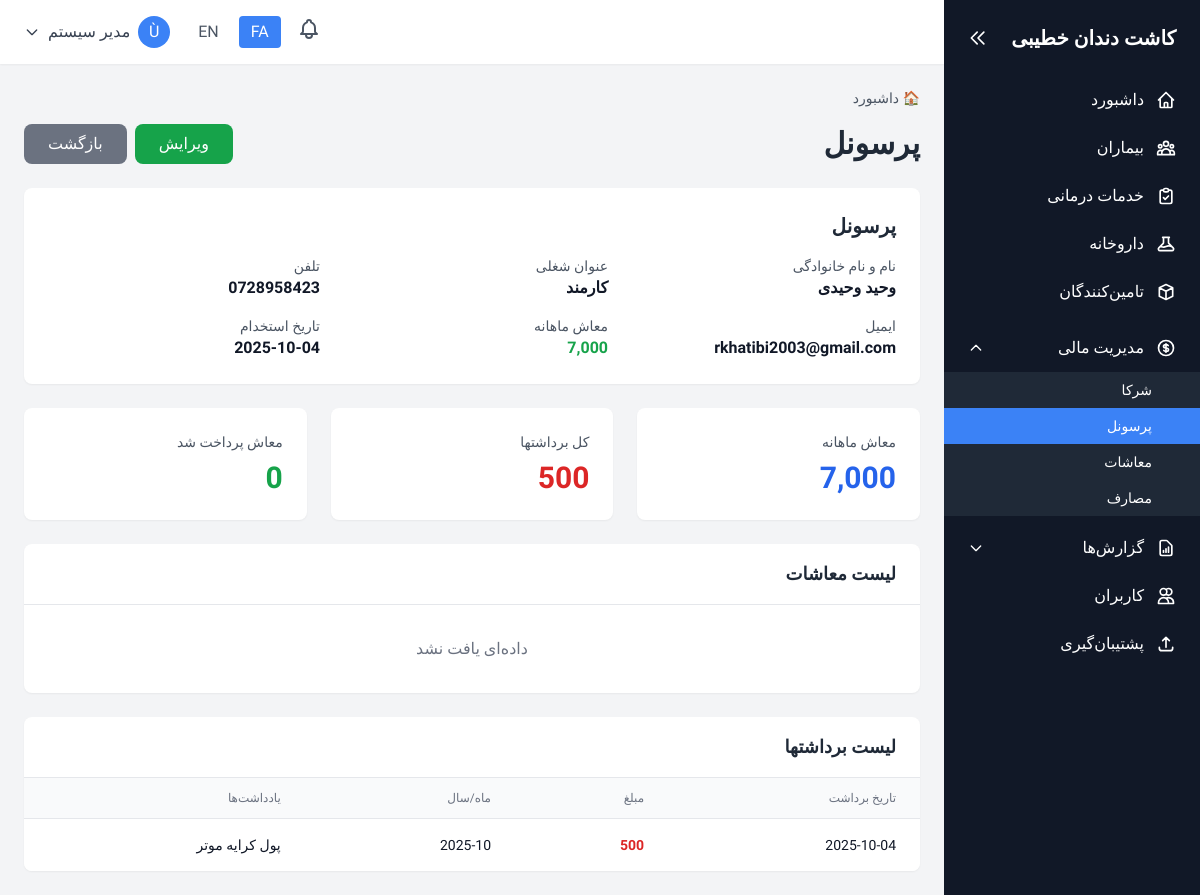
The app's page /staff/view.php?id=6 (signed in) with its own data.
### tables this page shows
CREATE TABLE `system` (
  `id` int(11) NOT NULL,
  `record_type` enum('setting','activity_log') NOT NULL,
  `setting_key` varchar(50) DEFAULT NULL,
  `setting_value` text DEFAULT NULL,
  `setting_type` varchar(20) DEFAULT 'text',
  `description` text DEFAULT NULL,
  `user_id` int(11) DEFAULT NULL,
  `action` varchar(50) DEFAULT NULL,
  `table_name` varchar(50) DEFAULT NULL,
  `record_id` int(11) DEFAULT NULL,
  `ip_address` varchar(45) DEFAULT NULL,
  `user_agent` text DEFAULT NULL,
  `created_at` datetime DEFAULT current_timestamp(),
  `updated_at` datetime DEFAULT current_timestamp() ON UPDATE current_timestamp()
);

CREATE TABLE `users` (
  `id` int(11) NOT NULL,
  `username` varchar(50) NOT NULL,
  `password` varchar(255) NOT NULL,
  `full_name` varchar(100) NOT NULL,
  `email` varchar(100) DEFAULT NULL,
  `phone` varchar(20) DEFAULT NULL,
  `role` enum('admin','dentist','secretary','accountant') NOT NULL,
  `monthly_salary` decimal(10,2) DEFAULT 0.00,
  `salary_currency` varchar(20) DEFAULT 'افغانی',
  `hire_date` date DEFAULT NULL,
  `job_title` varchar(100) DEFAULT NULL,
  `is_active` tinyint(1) DEFAULT 1,
  `is_staff` tinyint(1) DEFAULT 0,
  `last_login` datetime DEFAULT NULL,
  `failed_login_attempts` int(11) DEFAULT 0,
  `locked_until` datetime DEFAULT NULL,
  `password_changed_at` datetime DEFAULT current_timestamp(),
  `created_at` datetime DEFAULT current_timestamp(),
  `updated_at` datetime DEFAULT current_timestamp() ON UPDATE current_timestamp()
);

CREATE TABLE `payments` (
  `id` int(11) NOT NULL,
  `patient_id` int(11) NOT NULL,
  `service_id` int(11) DEFAULT NULL,
  `medicine_id` int(11) DEFAULT NULL,
  `staff_id` int(11) DEFAULT NULL,
  `payment_type` enum('service','medicine','salary','withdrawal','expense') NOT NULL,
  `expense_category` varchar(50) DEFAULT NULL,
  `amount` decimal(10,2) NOT NULL,
  `payment_method` enum('cash','installment','loan') NOT NULL,
  `payment_date` date NOT NULL,
  `installment_number` int(11) DEFAULT 1,
  `total_installments` int(11) DEFAULT 1,
  `due_date` date DEFAULT NULL,
  `month_year` varchar(7) DEFAULT NULL,
  `paid_amount` decimal(10,2) DEFAULT 0.00,
  `paid_date` date DEFAULT NULL,
  `status` enum('pending','paid','overdue','partial') DEFAULT 'pending',
  `notes` text DEFAULT NULL,
  `created_by` int(11) DEFAULT NULL,
  `created_at` datetime DEFAULT current_timestamp(),
  `updated_at` datetime DEFAULT current_timestamp() ON UPDATE current_timestamp()
);

### staff/view.php (the view, shortened to what the rows shown need)
<?php
require_once '../config/config.php';
$id = $_GET['id'] ?? 0;
$staff = fetchOne("SELECT * FROM users WHERE id = ? AND is_staff = 1", [$id]);
$withdrawals = fetchAll("SELECT * FROM payments WHERE staff_id = ? AND payment_type = 'withdrawal' ORDER BY payment_date DESC LIMIT 20", [$id]);
include '../includes/header.php';
?>
<div class="space-y-6">
    <div class="flex items-center justify-between">
        <h1 class="text-3xl font-bold text-gray-800"><?php echo $lang['staff']; ?></h1>
    </div>
    <div class="bg-white rounded-lg shadow-sm p-6">
        <h2 class="text-xl font-semibold text-gray-800 mb-4"><?php echo $lang['staff']; ?></h2>
        <div class="grid grid-cols-2 md:grid-cols-3 gap-4">
            <div>
                <p class="text-sm text-gray-600"><?php echo $lang['full_name']; ?></p>
                <p class="font-semibold text-gray-900"><?php echo htmlspecialchars($staff['full_name']); ?></p>
            </div>
            <div>
                <p class="text-sm text-gray-600"><?php echo $lang['job_title']; ?></p>
                <p class="font-semibold text-gray-900"><?php echo htmlspecialchars($staff['job_title']); ?></p>
            </div>
            <div>
                <p class="text-sm text-gray-600"><?php echo $lang['phone']; ?></p>
                <p class="font-semibold text-gray-900"><?php echo $staff['phone']; ?></p>
            </div>
            <div>
                <p class="text-sm text-gray-600"><?php echo $lang['email']; ?></p>
                <p class="font-semibold text-gray-900"><?php echo $staff['email'] ?: '-'; ?></p>
            </div>
            <div>
                <p class="text-sm text-gray-600"><?php echo $lang['monthly_salary']; ?></p>
                <p class="font-semibold text-green-600"><?php echo formatCurrency($staff['monthly_salary']); ?></p>
            </div>
            <div>
                <p class="text-sm text-gray-600"><?php echo $lang['hire_date']; ?></p>
                <p class="font-semibold text-gray-900"><?php echo formatDate($staff['hire_date']); ?></p>
            </div>
        </div>
    </div>
    <div class="grid grid-cols-1 md:grid-cols-3 gap-6">
        <div class="bg-white rounded-lg shadow-sm p-6">
            <p class="text-sm text-gray-600"><?php echo $lang['monthly_salary']; ?></p>
            <p class="text-3xl font-bold text-blue-600 mt-2"><?php echo formatCurrency($staff['monthly_salary']); ?></p>
        </div>
    </div>
    <div class="bg-white rounded-lg shadow-sm overflow-hidden">
        <div class="px-6 py-4 border-b flex items-center justify-between">
            <h2 class="text-lg font-semibold text-gray-800"><?php echo $lang['salary_list']; ?></h2>
        </div>
    </div>
    <div class="bg-white rounded-lg shadow-sm overflow-hidden">
        <div class="px-6 py-4 border-b flex items-center justify-between">
            <h2 class="text-lg font-semibold text-gray-800"><?php echo $lang['withdrawal_list']; ?></h2>
        </div>
        <?php if (empty($withdrawals)): ?>
            <div class="p-8 text-center text-gray-500"><?php echo $lang['no_data']; ?></div>
        <?php else: ?>
            <div class="overflow-x-auto">
                <table class="min-w-full divide-y divide-gray-200">
                    <thead class="bg-gray-50">
                        <tr>
                            <th class="px-6 py-3 text-<?php echo $current_lang === 'fa' ? 'right' : 'left'; ?> text-xs font-medium text-gray-500 uppercase"><?php echo $lang['withdrawal_date']; ?></th>
                            <th class="px-6 py-3 text-<?php echo $current_lang === 'fa' ? 'right' : 'left'; ?> text-xs font-medium text-gray-500 uppercase"><?php echo $lang['amount']; ?></th>
                            <th class="px-6 py-3 text-<?php echo $current_lang === 'fa' ? 'right' : 'left'; ?> text-xs font-medium text-gray-500 uppercase"><?php echo $lang['month_year']; ?></th>
                            <th class="px-6 py-3 text-<?php echo $current_lang === 'fa' ? 'right' : 'left'; ?> text-xs font-medium text-gray-500 uppercase"><?php echo $lang['notes']; ?></th>
                        </tr>
                    </thead>
                    <tbody class="bg-white divide-y divide-gray-200">
                        <?php foreach ($withdrawals as $withdrawal): ?>
                        <tr class="hover:bg-gray-50">
                            <td class="px-6 py-4 whitespace-nowrap text-sm text-gray-900"><?php echo formatDate($withdrawal['payment_date']); ?></td>
                            <td class="px-6 py-4 whitespace-nowrap text-sm font-semibold text-red-600"><?php echo formatCurrency($withdrawal['amount']); ?></td>
                            <td class="px-6 py-4 whitespace-nowrap text-sm text-gray-900"><?php echo $withdrawal['month_year']; ?></td>
                            <td class="px-6 py-4 text-sm text-gray-900"><?php echo htmlspecialchars($withdrawal['notes'] ?: '-'); ?></td>
                        </tr>
                        <?php endforeach; ?>
                    </tbody>
                </table>
            </div>
        <?php endif; ?>
    </div>
</div>
<?php include '../includes/footer.php'; ?>

### includes/header.php (shortened to what the rows shown need)
<?php
$lang = loadLanguage();
?>
<!DOCTYPE html>
<html lang="<?php echo $current_lang; ?>" dir="<?php echo $current_lang === 'fa' ? 'rtl' : 'ltr'; ?>">
<head>
    <script src="https://cdn.tailwindcss.com"></script>
    <link rel="stylesheet" href="<?php echo BASE_URL; ?>/assets/css/mobile.css">
</head>
<body class="bg-gray-100">
    <div class="flex h-screen overflow-hidden">
        <aside id="sidebar" class="w-64 bg-gray-900 text-white flex-shrink-0 hidden md:flex flex-col transition-all duration-300">
            <div class="p-6 flex-shrink-0 flex items-center justify-between">
                <h1 id="sidebar-title" class="text-xl font-bold"><?php echo getSetting('clinic_name', $lang['app_name']); ?></h1>
                <button id="sidebar-toggle" class="text-white hover:text-gray-300 hidden md:block" title="بستن منو">
                    <svg class="w-5 h-5" fill="none" stroke="currentColor" viewBox="0 0 24 24">
                        <path stroke-linecap="round" stroke-linejoin="round" stroke-width="2" d="M11 19l-7-7 7-7m8 14l-7-7 7-7"></path>
                    </svg>
                </button>
            </div>
        </aside>
        <div class="flex-1 flex flex-col overflow-hidden">
            <main class="flex-1 overflow-y-auto p-6">

### records on screen
system: setting_value "کاشت دندان خطیبی"
users: full_name "وحید وحیدی", job_title "کارمند", phone "0728958423", email "rkhatibi2003@gmail.com", monthly_salary "7,000", hire_date "2025-10-04"
payments: payment_date "2025-10-04", amount "500", month_year "2025-10", notes "پول کرایه موتر"

### other values on screen
$lang['menu_dashboard'] "داشبورد"
$lang['menu_patients'] "بیماران"
$lang['menu_services'] "خدمات درمانی"
$lang['menu_medicines'] "داروخانه"
$lang['menu_suppliers'] "تامین‌کنندگان"
$lang['menu_partners'] "شرکا"
$lang['menu_staff'] "پرسونل"
$lang['menu_salaries'] "معاشات"
$lang['menu_expenses'] "مصارف"
$lang['menu_reports'] "گزارش‌ها"
$lang['menu_users'] "کاربران"
$lang['menu_backup'] "پشتیبان‌گیری"
substr($user['full_name'], 0, 1) "Ù"
$user['full_name'] "مدیر سیستم"
$lang['staff'] "پرسونل"
